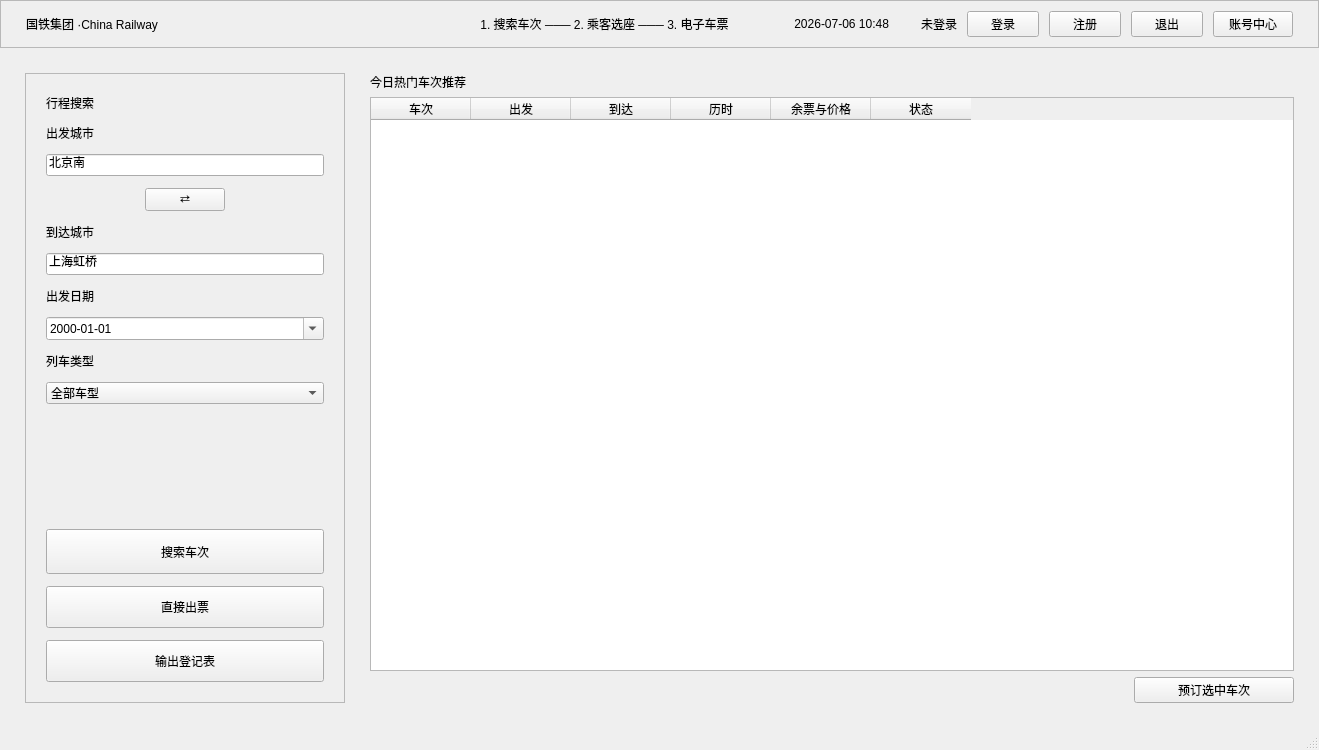
<?xml version="1.0" encoding="UTF-8"?>
<ui version="4.0">
 <class>MainWindow</class>
 <widget class="QMainWindow" name="MainWindow">
  <property name="geometry">
   <rect>
    <x>0</x>
    <y>0</y>
    <width>1319</width>
    <height>750</height>
   </rect>
  </property>
  <property name="windowTitle">
   <string>星轨快线 - 智能购票系统</string>
  </property>
  <widget class="QWidget" name="centralwidget">
   <layout class="QVBoxLayout" name="mainLayout">
    <property name="spacing">
     <number>0</number>
    </property>
    <property name="leftMargin">
     <number>0</number>
    </property>
    <property name="topMargin">
     <number>0</number>
    </property>
    <property name="rightMargin">
     <number>0</number>
    </property>
    <property name="bottomMargin">
     <number>0</number>
    </property>
    <item>
     <widget class="QFrame" name="headerFrame">
      <property name="frameShape">
       <enum>QFrame::Shape::StyledPanel</enum>
      </property>
      <property name="frameShadow">
       <enum>QFrame::Shadow::Raised</enum>
      </property>
      <layout class="QHBoxLayout" name="headerLayout">
       <property name="spacing">
        <number>10</number>
       </property>
       <property name="leftMargin">
        <number>25</number>
       </property>
       <property name="topMargin">
        <number>10</number>
       </property>
       <property name="rightMargin">
        <number>25</number>
       </property>
       <property name="bottomMargin">
        <number>10</number>
       </property>
       <item>
        <widget class="QLabel" name="titleLabel">
         <property name="minimumSize">
          <size>
           <width>340</width>
           <height>0</height>
          </size>
         </property>
         <property name="maximumSize">
          <size>
           <width>420</width>
           <height>16777215</height>
          </size>
         </property>
         <property name="text">
          <string>国铁集团 ·China Railway</string>
         </property>
        </widget>
       </item>
       <item>
        <spacer name="horizontalSpacer_2">
         <property name="orientation">
          <enum>Qt::Orientation::Horizontal</enum>
         </property>
         <property name="sizeHint" stdset="0">
          <size>
           <width>40</width>
           <height>20</height>
          </size>
         </property>
        </spacer>
       </item>
       <item>
        <widget class="QLabel" name="stepProgressLabel">
         <property name="minimumSize">
          <size>
           <width>0</width>
           <height>0</height>
          </size>
         </property>
         <property name="maximumSize">
          <size>
           <width>16777215</width>
           <height>16777215</height>
          </size>
         </property>
         <property name="text">
          <string>1. 搜索车次 ─── 2. 乘客选座 ─── 3. 电子车票</string>
         </property>
         <property name="alignment">
          <set>Qt::AlignmentFlag::AlignCenter</set>
         </property>
        </widget>
       </item>
       <item>
        <widget class="QLabel" name="timeLabel">
         <property name="minimumSize">
          <size>
           <width>150</width>
           <height>0</height>
          </size>
         </property>
         <property name="maximumSize">
          <size>
           <width>170</width>
           <height>16777215</height>
          </size>
         </property>
         <property name="text">
          <string>2026-07-06 10:48</string>
         </property>
         <property name="alignment">
          <set>Qt::AlignmentFlag::AlignRight|Qt::AlignmentFlag::AlignTrailing|Qt::AlignmentFlag::AlignVCenter</set>
         </property>
        </widget>
       </item>
       <item>
        <widget class="QLabel" name="accountStatusLabel">
         <property name="minimumSize">
          <size>
           <width>58</width>
           <height>0</height>
          </size>
         </property>
         <property name="maximumSize">
          <size>
           <width>130</width>
           <height>16777215</height>
          </size>
         </property>
         <property name="text">
          <string>未登录</string>
         </property>
         <property name="alignment">
          <set>Qt::AlignmentFlag::AlignRight|Qt::AlignmentFlag::AlignTrailing|Qt::AlignmentFlag::AlignVCenter</set>
         </property>
        </widget>
       </item>
       <item>
        <widget class="QPushButton" name="loginBtn">
         <property name="maximumSize">
          <size>
           <width>72</width>
           <height>42</height>
          </size>
         </property>
         <property name="text">
          <string>登录</string>
         </property>
        </widget>
       </item>
       <item>
        <widget class="QPushButton" name="registerBtn">
         <property name="maximumSize">
          <size>
           <width>72</width>
           <height>42</height>
          </size>
         </property>
         <property name="text">
          <string>注册</string>
         </property>
        </widget>
       </item>
       <item>
        <widget class="QPushButton" name="logoutBtn">
         <property name="maximumSize">
          <size>
           <width>72</width>
           <height>42</height>
          </size>
         </property>
         <property name="text">
          <string>退出</string>
         </property>
        </widget>
       </item>
       <item>
        <widget class="QPushButton" name="accountCenterBtn">
         <property name="maximumSize">
          <size>
           <width>104</width>
           <height>42</height>
          </size>
         </property>
         <property name="text">
          <string>账号中心</string>
         </property>
        </widget>
       </item>
      </layout>
     </widget>
    </item>
    <item>
     <widget class="QStackedWidget" name="stackedWidget">
      <widget class="QWidget" name="pageSearch">
       <layout class="QHBoxLayout" name="searchLayout">
        <property name="spacing">
         <number>25</number>
        </property>
        <property name="leftMargin">
         <number>25</number>
        </property>
        <property name="topMargin">
         <number>25</number>
        </property>
        <property name="rightMargin">
         <number>25</number>
        </property>
        <property name="bottomMargin">
         <number>25</number>
        </property>
        <item>
         <widget class="QFrame" name="queryPanel">
          <property name="minimumSize">
           <size>
            <width>320</width>
            <height>0</height>
           </size>
          </property>
          <property name="maximumSize">
           <size>
            <width>320</width>
            <height>16777215</height>
           </size>
          </property>
          <property name="frameShape">
           <enum>QFrame::Shape::StyledPanel</enum>
          </property>
          <property name="frameShadow">
           <enum>QFrame::Shadow::Raised</enum>
          </property>
          <layout class="QVBoxLayout" name="queryLayout">
           <property name="spacing">
            <number>12</number>
           </property>
           <property name="leftMargin">
            <number>20</number>
           </property>
           <property name="topMargin">
            <number>20</number>
           </property>
           <property name="rightMargin">
            <number>20</number>
           </property>
           <property name="bottomMargin">
            <number>20</number>
           </property>
           <item>
            <widget class="QLabel" name="panelTitle">
             <property name="text">
              <string>行程搜索</string>
             </property>
            </widget>
           </item>
           <item>
            <widget class="QLabel" name="lblFrom">
             <property name="text">
              <string>出发城市</string>
             </property>
            </widget>
           </item>
           <item>
            <widget class="QLineEdit" name="fromInput">
             <property name="text">
              <string>北京南</string>
             </property>
            </widget>
           </item>
           <item>
            <layout class="QHBoxLayout" name="swapLayout">
             <item>
              <spacer name="horizontalSpacer_3">
               <property name="orientation">
                <enum>Qt::Orientation::Horizontal</enum>
               </property>
               <property name="sizeHint" stdset="0">
                <size>
                 <width>40</width>
                 <height>20</height>
                </size>
               </property>
              </spacer>
             </item>
             <item>
              <widget class="QPushButton" name="swapBtn">
               <property name="text">
                <string>⇄</string>
               </property>
              </widget>
             </item>
             <item>
              <spacer name="horizontalSpacer_4">
               <property name="orientation">
                <enum>Qt::Orientation::Horizontal</enum>
               </property>
               <property name="sizeHint" stdset="0">
                <size>
                 <width>40</width>
                 <height>20</height>
                </size>
               </property>
              </spacer>
             </item>
            </layout>
           </item>
           <item>
            <widget class="QLabel" name="lblTo">
             <property name="text">
              <string>到达城市</string>
             </property>
            </widget>
           </item>
           <item>
            <widget class="QLineEdit" name="toInput">
             <property name="text">
              <string>上海虹桥</string>
             </property>
            </widget>
           </item>
           <item>
            <widget class="QLabel" name="lblDate">
             <property name="text">
              <string>出发日期</string>
             </property>
            </widget>
           </item>
           <item>
            <widget class="QDateEdit" name="dateInput">
             <property name="buttonSymbols">
              <enum>QAbstractSpinBox::ButtonSymbols::NoButtons</enum>
             </property>
             <property name="displayFormat">
              <string>yyyy-MM-dd</string>
             </property>
             <property name="calendarPopup">
              <bool>true</bool>
             </property>
            </widget>
           </item>
           <item>
            <widget class="QLabel" name="lblType">
             <property name="text">
              <string>列车类型</string>
             </property>
            </widget>
           </item>
           <item>
            <widget class="QComboBox" name="trainTypeCombo">
             <item>
              <property name="text">
               <string>全部车型</string>
              </property>
             </item>
             <item>
              <property name="text">
               <string>高铁动车 (G/D)</string>
              </property>
             </item>
             <item>
              <property name="text">
               <string>普铁快客 (Z/K)</string>
              </property>
             </item>
            </widget>
           </item>
           <item>
            <spacer name="verticalSpacer_1">
             <property name="orientation">
              <enum>Qt::Orientation::Vertical</enum>
             </property>
             <property name="sizeHint" stdset="0">
              <size>
               <width>20</width>
               <height>40</height>
              </size>
             </property>
            </spacer>
           </item>
           <item>
            <widget class="QPushButton" name="searchBtn">
             <property name="minimumSize">
              <size>
               <width>0</width>
               <height>45</height>
              </size>
             </property>
             <property name="text">
              <string>搜索车次</string>
             </property>
            </widget>
           </item>
           <item>
            <widget class="QPushButton" name="directTicketBtn">
             <property name="minimumSize">
              <size>
               <width>0</width>
               <height>42</height>
              </size>
             </property>
             <property name="text">
              <string>直接出票</string>
             </property>
            </widget>
           </item>
           <item>
            <widget class="QPushButton" name="manifestBtn">
             <property name="minimumSize">
              <size>
               <width>0</width>
               <height>42</height>
              </size>
             </property>
             <property name="text">
              <string>输出登记表</string>
             </property>
            </widget>
           </item>
          </layout>
         </widget>
        </item>
        <item>
         <widget class="QWidget" name="resultsContainer" native="true">
          <layout class="QVBoxLayout" name="resultsPanelLayout">
           <property name="leftMargin">
            <number>0</number>
           </property>
           <property name="topMargin">
            <number>0</number>
           </property>
           <property name="rightMargin">
            <number>0</number>
           </property>
           <property name="bottomMargin">
            <number>0</number>
           </property>
           <item>
            <widget class="QLabel" name="resultsTitleLabel">
             <property name="text">
              <string>今日热门车次推荐</string>
             </property>
            </widget>
           </item>
           <item>
            <widget class="QTableWidget" name="trainTable">
             <property name="editTriggers">
              <set>QAbstractItemView::EditTrigger::NoEditTriggers</set>
             </property>
             <property name="alternatingRowColors">
              <bool>true</bool>
             </property>
             <property name="selectionMode">
              <enum>QAbstractItemView::SelectionMode::SingleSelection</enum>
             </property>
             <property name="selectionBehavior">
              <enum>QAbstractItemView::SelectionBehavior::SelectRows</enum>
             </property>
             <attribute name="verticalHeaderVisible">
              <bool>false</bool>
             </attribute>
             <column>
              <property name="text">
               <string>车次</string>
              </property>
             </column>
             <column>
              <property name="text">
               <string>出发</string>
              </property>
             </column>
             <column>
              <property name="text">
               <string>到达</string>
              </property>
             </column>
             <column>
              <property name="text">
               <string>历时</string>
              </property>
             </column>
             <column>
              <property name="text">
               <string>余票与价格</string>
              </property>
             </column>
             <column>
              <property name="text">
               <string>状态</string>
              </property>
             </column>
            </widget>
           </item>
           <item>
            <layout class="QHBoxLayout" name="trainActionLayout">
             <item>
              <spacer name="trainActionSpacer">
               <property name="orientation">
                <enum>Qt::Orientation::Horizontal</enum>
               </property>
               <property name="sizeHint" stdset="0">
                <size>
                 <width>40</width>
                 <height>20</height>
                </size>
               </property>
              </spacer>
             </item>
             <item>
              <widget class="QPushButton" name="bookSelectedBtn">
               <property name="minimumSize">
                <size>
                 <width>160</width>
                 <height>0</height>
                </size>
               </property>
               <property name="text">
                <string>预订选中车次</string>
               </property>
              </widget>
             </item>
            </layout>
           </item>
          </layout>
         </widget>
        </item>
       </layout>
      </widget>
      <widget class="QWidget" name="pageBooking">
       <layout class="QVBoxLayout" name="bookingPageLayout">
        <property name="spacing">
         <number>20</number>
        </property>
        <property name="leftMargin">
         <number>25</number>
        </property>
        <property name="topMargin">
         <number>25</number>
        </property>
        <property name="rightMargin">
         <number>25</number>
        </property>
        <property name="bottomMargin">
         <number>10</number>
        </property>
        <item>
         <layout class="QHBoxLayout" name="bookingBodyLayout">
          <property name="spacing">
           <number>25</number>
          </property>
          <item>
           <widget class="QWidget" name="passengerWidget" native="true">
            <layout class="QVBoxLayout" name="passengerLayout">
             <property name="leftMargin">
              <number>0</number>
             </property>
             <property name="topMargin">
              <number>0</number>
             </property>
             <property name="rightMargin">
              <number>0</number>
             </property>
             <property name="bottomMargin">
              <number>0</number>
             </property>
             <item>
              <widget class="QLabel" name="passTitle">
               <property name="text">
                <string>添加乘客 (最多支持 5 人)</string>
               </property>
              </widget>
             </item>
             <item>
              <layout class="QHBoxLayout" name="passFormLayout">
               <property name="spacing">
                <number>8</number>
               </property>
               <item>
                <widget class="QLineEdit" name="newPassengerName">
                 <property name="maximumSize">
                  <size>
                   <width>110</width>
                   <height>16777215</height>
                  </size>
                 </property>
                 <property name="placeholderText">
                  <string>乘客姓名</string>
                 </property>
                </widget>
               </item>
               <item>
                <widget class="QLineEdit" name="newPassengerId">
                 <property name="placeholderText">
                  <string>身份证号 (18位)</string>
                 </property>
                </widget>
               </item>
               <item>
                <widget class="QComboBox" name="newPassengerSeatClass">
                 <property name="maximumSize">
                  <size>
                   <width>100</width>
                   <height>16777215</height>
                  </size>
                 </property>
                </widget>
               </item>
               <item>
                <widget class="QPushButton" name="addPassengerBtn">
                 <property name="text">
                  <string>添加</string>
                 </property>
                </widget>
               </item>
               <item>
                <widget class="QPushButton" name="removePassengerBtn">
                 <property name="text">
                  <string>删除选中</string>
                 </property>
                </widget>
               </item>
              </layout>
             </item>
             <item>
              <widget class="QTableWidget" name="passengerTable">
               <property name="editTriggers">
                <set>QAbstractItemView::EditTrigger::NoEditTriggers</set>
               </property>
               <property name="selectionBehavior">
                <enum>QAbstractItemView::SelectionBehavior::SelectRows</enum>
               </property>
               <attribute name="verticalHeaderVisible">
                <bool>false</bool>
               </attribute>
               <column>
                <property name="text">
                 <string>姓名</string>
                </property>
               </column>
               <column>
                <property name="text">
                 <string>证件号</string>
                </property>
               </column>
               <column>
                <property name="text">
                 <string>席别</string>
                </property>
               </column>
               <column>
                <property name="text">
                 <string>座位号</string>
                </property>
               </column>
              </widget>
             </item>
             <item>
              <widget class="QLabel" name="noticeLabel">
               <property name="text">
                <string>温馨提示：请点击右侧车厢座位图为您添加的乘客选座，每个乘客对应一个席别。</string>
               </property>
               <property name="wordWrap">
                <bool>true</bool>
               </property>
              </widget>
             </item>
             <item>
              <widget class="QLabel" name="trainMapTitle">
               <property name="text">
                <string>本次列车车厢总览</string>
               </property>
              </widget>
             </item>
             <item>
              <widget class="QTableWidget" name="carriageTable">
               <property name="minimumSize">
                <size>
                 <width>0</width>
                 <height>92</height>
                </size>
               </property>
               <property name="maximumSize">
                <size>
                 <width>16777215</width>
                 <height>120</height>
                </size>
               </property>
               <property name="editTriggers">
                <set>QAbstractItemView::EditTrigger::NoEditTriggers</set>
               </property>
               <property name="selectionMode">
                <enum>QAbstractItemView::SelectionMode::NoSelection</enum>
               </property>
               <property name="rowCount">
                <number>1</number>
               </property>
               <attribute name="horizontalHeaderVisible">
                <bool>false</bool>
               </attribute>
               <attribute name="verticalHeaderVisible">
                <bool>false</bool>
               </attribute>
               <row/>
              </widget>
             </item>
            </layout>
           </widget>
          </item>
          <item>
           <widget class="QFrame" name="cabinFrame">
            <property name="minimumSize">
             <size>
              <width>400</width>
              <height>0</height>
             </size>
            </property>
            <property name="maximumSize">
             <size>
              <width>400</width>
              <height>16777215</height>
             </size>
            </property>
            <property name="frameShape">
             <enum>QFrame::Shape::StyledPanel</enum>
            </property>
            <property name="frameShadow">
             <enum>QFrame::Shadow::Raised</enum>
            </property>
            <layout class="QVBoxLayout" name="cabinPanelLayout">
             <property name="spacing">
              <number>15</number>
             </property>
             <property name="leftMargin">
              <number>20</number>
             </property>
             <property name="topMargin">
              <number>20</number>
             </property>
             <property name="rightMargin">
              <number>20</number>
             </property>
             <property name="bottomMargin">
              <number>20</number>
             </property>
             <item>
              <widget class="QLabel" name="cabinTitle">
               <property name="text">
                <string>05车厢选座图</string>
               </property>
               <property name="alignment">
                <set>Qt::AlignmentFlag::AlignCenter</set>
               </property>
              </widget>
             </item>
             <item>
              <layout class="QHBoxLayout" name="legendLayout">
               <property name="spacing">
                <number>12</number>
               </property>
               <item>
                <widget class="QWidget" name="availableLegend" native="true">
                 <layout class="QHBoxLayout" name="availableLegendLayout">
                  <property name="spacing">
                   <number>5</number>
                  </property>
                  <property name="leftMargin">
                   <number>0</number>
                  </property>
                  <property name="topMargin">
                   <number>0</number>
                  </property>
                  <property name="rightMargin">
                   <number>0</number>
                  </property>
                  <property name="bottomMargin">
                   <number>0</number>
                  </property>
                  <item>
                   <widget class="QLabel" name="availableLegendSwatch">
                    <property name="minimumSize">
                     <size>
                      <width>16</width>
                      <height>16</height>
                     </size>
                    </property>
                    <property name="maximumSize">
                     <size>
                      <width>16</width>
                      <height>16</height>
                     </size>
                    </property>
                    <property name="styleSheet">
                     <string notr="true">background-color: #f3f4f6; border: 1px solid #d1d5db; border-radius: 3px;</string>
                    </property>
                    <property name="text">
                     <string/>
                    </property>
                   </widget>
                  </item>
                  <item>
                   <widget class="QLabel" name="availableLegendLabel">
                    <property name="text">
                     <string>可选</string>
                    </property>
                   </widget>
                  </item>
                 </layout>
                </widget>
               </item>
               <item>
                <widget class="QWidget" name="selectedLegend" native="true">
                 <layout class="QHBoxLayout" name="selectedLegendLayout">
                  <property name="spacing">
                   <number>5</number>
                  </property>
                  <property name="leftMargin">
                   <number>0</number>
                  </property>
                  <property name="topMargin">
                   <number>0</number>
                  </property>
                  <property name="rightMargin">
                   <number>0</number>
                  </property>
                  <property name="bottomMargin">
                   <number>0</number>
                  </property>
                  <item>
                   <widget class="QLabel" name="selectedLegendSwatch">
                    <property name="minimumSize">
                     <size>
                      <width>16</width>
                      <height>16</height>
                     </size>
                    </property>
                    <property name="maximumSize">
                     <size>
                      <width>16</width>
                      <height>16</height>
                     </size>
                    </property>
                    <property name="styleSheet">
                     <string notr="true">background-color: #0ea5e9; border: 1px solid #0ea5e9; border-radius: 3px;</string>
                    </property>
                    <property name="text">
                     <string/>
                    </property>
                   </widget>
                  </item>
                  <item>
                   <widget class="QLabel" name="selectedLegendLabel">
                    <property name="text">
                     <string>已选</string>
                    </property>
                   </widget>
                  </item>
                 </layout>
                </widget>
               </item>
               <item>
                <widget class="QWidget" name="occupiedLegend" native="true">
                 <layout class="QHBoxLayout" name="occupiedLegendLayout">
                  <property name="spacing">
                   <number>5</number>
                  </property>
                  <property name="leftMargin">
                   <number>0</number>
                  </property>
                  <property name="topMargin">
                   <number>0</number>
                  </property>
                  <property name="rightMargin">
                   <number>0</number>
                  </property>
                  <property name="bottomMargin">
                   <number>0</number>
                  </property>
                  <item>
                   <widget class="QLabel" name="occupiedLegendSwatch">
                    <property name="minimumSize">
                     <size>
                      <width>16</width>
                      <height>16</height>
                     </size>
                    </property>
                    <property name="maximumSize">
                     <size>
                      <width>16</width>
                      <height>16</height>
                     </size>
                    </property>
                    <property name="styleSheet">
                     <string notr="true">background-color: #e5e7eb; border: 1px solid #e5e7eb; border-radius: 3px;</string>
                    </property>
                    <property name="text">
                     <string/>
                    </property>
                   </widget>
                  </item>
                  <item>
                   <widget class="QLabel" name="occupiedLegendLabel">
                    <property name="text">
                     <string>已占用</string>
                    </property>
                   </widget>
                  </item>
                 </layout>
                </widget>
               </item>
              </layout>
             </item>
             <item>
              <widget class="QTableWidget" name="seatTable">
               <property name="editTriggers">
                <set>QAbstractItemView::EditTrigger::NoEditTriggers</set>
               </property>
               <property name="selectionMode">
                <enum>QAbstractItemView::SelectionMode::NoSelection</enum>
               </property>
               <property name="rowCount">
                <number>6</number>
               </property>
               <property name="columnCount">
                <number>6</number>
               </property>
               <attribute name="horizontalHeaderVisible">
                <bool>true</bool>
               </attribute>
               <attribute name="horizontalHeaderDefaultSectionSize">
                <number>55</number>
               </attribute>
               <attribute name="verticalHeaderVisible">
                <bool>true</bool>
               </attribute>
               <attribute name="verticalHeaderDefaultSectionSize">
                <number>46</number>
               </attribute>
               <row/>
               <row/>
               <row/>
               <row/>
               <row/>
               <row/>
               <column>
                <property name="text">
                 <string>A</string>
                </property>
               </column>
               <column>
                <property name="text">
                 <string>B</string>
                </property>
               </column>
               <column>
                <property name="text">
                 <string>C</string>
                </property>
               </column>
               <column>
                <property name="text">
                 <string>过道</string>
                </property>
               </column>
               <column>
                <property name="text">
                 <string>D</string>
                </property>
               </column>
               <column>
                <property name="text">
                 <string>F</string>
                </property>
               </column>
              </widget>
             </item>
            </layout>
           </widget>
          </item>
         </layout>
        </item>
        <item>
         <widget class="QFrame" name="summaryBar">
          <property name="minimumSize">
           <size>
            <width>0</width>
            <height>60</height>
           </size>
          </property>
          <property name="frameShape">
           <enum>QFrame::Shape::StyledPanel</enum>
          </property>
          <property name="frameShadow">
           <enum>QFrame::Shadow::Raised</enum>
          </property>
          <layout class="QHBoxLayout" name="summaryLayout">
           <property name="leftMargin">
            <number>25</number>
           </property>
           <property name="topMargin">
            <number>10</number>
           </property>
           <property name="rightMargin">
            <number>25</number>
           </property>
           <property name="bottomMargin">
            <number>10</number>
           </property>
           <item>
            <widget class="QLabel" name="summaryTrainLabel">
             <property name="text">
              <string/>
             </property>
            </widget>
           </item>
           <item>
            <spacer name="horizontalSpacer_5">
             <property name="orientation">
              <enum>Qt::Orientation::Horizontal</enum>
             </property>
             <property name="sizeHint" stdset="0">
              <size>
               <width>40</width>
               <height>20</height>
              </size>
             </property>
            </spacer>
           </item>
           <item>
            <widget class="QLabel" name="summaryPriceLabel">
             <property name="text">
              <string>总计: ¥0.00</string>
             </property>
            </widget>
           </item>
           <item>
            <spacer name="horizontalSpacer_6">
             <property name="orientation">
              <enum>Qt::Orientation::Horizontal</enum>
             </property>
             <property name="sizeHint" stdset="0">
              <size>
               <width>20</width>
               <height>20</height>
              </size>
             </property>
            </spacer>
           </item>
           <item>
            <widget class="QPushButton" name="backBtn">
             <property name="text">
              <string>返回修改</string>
             </property>
            </widget>
           </item>
           <item>
            <widget class="QPushButton" name="confirmBookingBtn">
             <property name="text">
              <string>确认支付</string>
             </property>
            </widget>
           </item>
          </layout>
         </widget>
        </item>
       </layout>
      </widget>
      <widget class="QWidget" name="pageTicket">
       <layout class="QVBoxLayout" name="ticketPageLayout">
        <property name="spacing">
         <number>20</number>
        </property>
        <property name="leftMargin">
         <number>25</number>
        </property>
        <property name="topMargin">
         <number>25</number>
        </property>
        <property name="rightMargin">
         <number>25</number>
        </property>
        <property name="bottomMargin">
         <number>25</number>
        </property>
        <item>
         <widget class="QWidget" name="bannerWidget" native="true">
          <layout class="QVBoxLayout" name="bannerLayout">
           <property name="spacing">
            <number>8</number>
           </property>
           <item>
            <widget class="QLabel" name="successIcon">
             <property name="text">
              <string>✔</string>
             </property>
             <property name="alignment">
              <set>Qt::AlignmentFlag::AlignCenter</set>
             </property>
            </widget>
           </item>
           <item>
            <widget class="QLabel" name="successText">
             <property name="text">
              <string>支付成功！您的电子车票已成功出票</string>
             </property>
             <property name="alignment">
              <set>Qt::AlignmentFlag::AlignCenter</set>
             </property>
            </widget>
           </item>
          </layout>
         </widget>
        </item>
        <item>
         <widget class="QTableWidget" name="ticketTable">
          <property name="editTriggers">
           <set>QAbstractItemView::EditTrigger::NoEditTriggers</set>
          </property>
          <property name="alternatingRowColors">
           <bool>true</bool>
          </property>
          <property name="selectionMode">
           <enum>QAbstractItemView::SelectionMode::NoSelection</enum>
          </property>
          <attribute name="verticalHeaderVisible">
           <bool>false</bool>
          </attribute>
          <column>
           <property name="text">
            <string>乘车人</string>
           </property>
          </column>
          <column>
           <property name="text">
            <string>车次</string>
           </property>
          </column>
          <column>
           <property name="text">
            <string>行程</string>
           </property>
          </column>
          <column>
           <property name="text">
            <string>日期</string>
           </property>
          </column>
          <column>
           <property name="text">
            <string>时间</string>
           </property>
          </column>
          <column>
           <property name="text">
            <string>席别</string>
           </property>
          </column>
          <column>
           <property name="text">
            <string>座位</string>
           </property>
          </column>
          <column>
           <property name="text">
            <string>电子码</string>
           </property>
          </column>
          <column>
           <property name="text">
            <string>状态</string>
           </property>
          </column>
         </widget>
        </item>
        <item>
         <layout class="QHBoxLayout" name="ticketFooter">
          <item>
           <spacer name="horizontalSpacer_7">
            <property name="orientation">
             <enum>Qt::Orientation::Horizontal</enum>
            </property>
            <property name="sizeHint" stdset="0">
             <size>
              <width>40</width>
              <height>20</height>
             </size>
            </property>
           </spacer>
          </item>
          <item>
           <widget class="QPushButton" name="refundBtn">
            <property name="minimumSize">
             <size>
              <width>120</width>
              <height>0</height>
             </size>
            </property>
            <property name="text">
             <string>退票</string>
            </property>
           </widget>
          </item>
          <item>
           <widget class="QPushButton" name="changeTicketBtn">
            <property name="minimumSize">
             <size>
              <width>120</width>
              <height>0</height>
             </size>
            </property>
            <property name="text">
             <string>改签</string>
            </property>
           </widget>
          </item>
          <item>
           <widget class="QPushButton" name="doneBtn">
            <property name="minimumSize">
             <size>
              <width>200</width>
              <height>0</height>
             </size>
            </property>
            <property name="text">
             <string>返回首页</string>
            </property>
           </widget>
          </item>
          <item>
           <spacer name="horizontalSpacer_8">
            <property name="orientation">
             <enum>Qt::Orientation::Horizontal</enum>
            </property>
            <property name="sizeHint" stdset="0">
             <size>
              <width>40</width>
              <height>20</height>
             </size>
            </property>
           </spacer>
          </item>
         </layout>
        </item>
       </layout>
      </widget>
      <widget class="QWidget" name="pageAccount">
       <layout class="QVBoxLayout" name="accountPageLayout">
        <property name="spacing">
         <number>18</number>
        </property>
        <property name="leftMargin">
         <number>25</number>
        </property>
        <property name="topMargin">
         <number>25</number>
        </property>
        <property name="rightMargin">
         <number>25</number>
        </property>
        <property name="bottomMargin">
         <number>25</number>
        </property>
        <item>
         <widget class="QLabel" name="accountCenterTitle">
          <property name="text">
           <string>账号中心</string>
          </property>
         </widget>
        </item>
        <item>
         <widget class="QLabel" name="accountSummaryLabel">
          <property name="text">
           <string>请先登录账号</string>
          </property>
         </widget>
        </item>
        <item>
         <widget class="QTableWidget" name="accountOrderTable">
          <property name="editTriggers">
           <set>QAbstractItemView::EditTrigger::NoEditTriggers</set>
          </property>
          <property name="alternatingRowColors">
           <bool>true</bool>
          </property>
          <property name="selectionMode">
           <enum>QAbstractItemView::SelectionMode::NoSelection</enum>
          </property>
          <attribute name="verticalHeaderVisible">
           <bool>false</bool>
          </attribute>
          <column>
           <property name="text">
            <string>乘车人</string>
           </property>
          </column>
          <column>
           <property name="text">
            <string>车次</string>
           </property>
          </column>
          <column>
           <property name="text">
            <string>行程</string>
           </property>
          </column>
          <column>
           <property name="text">
            <string>日期</string>
           </property>
          </column>
          <column>
           <property name="text">
            <string>时间</string>
           </property>
          </column>
          <column>
           <property name="text">
            <string>席别</string>
           </property>
          </column>
          <column>
           <property name="text">
            <string>座位</string>
           </property>
          </column>
          <column>
           <property name="text">
            <string>电子码</string>
           </property>
          </column>
          <column>
           <property name="text">
            <string>状态</string>
           </property>
          </column>
         </widget>
        </item>
        <item>
         <layout class="QHBoxLayout" name="accountFooter">
          <item>
           <spacer name="accountFooterSpacer">
            <property name="orientation">
             <enum>Qt::Orientation::Horizontal</enum>
            </property>
            <property name="sizeHint" stdset="0">
             <size>
              <width>40</width>
              <height>20</height>
             </size>
            </property>
           </spacer>
          </item>
          <item>
           <widget class="QPushButton" name="accountRefundBtn">
            <property name="minimumSize">
             <size>
              <width>120</width>
              <height>0</height>
             </size>
            </property>
            <property name="text">
             <string>退票</string>
            </property>
           </widget>
          </item>
          <item>
           <widget class="QPushButton" name="accountChangeTicketBtn">
            <property name="minimumSize">
             <size>
              <width>120</width>
              <height>0</height>
             </size>
            </property>
            <property name="text">
             <string>改签</string>
            </property>
           </widget>
          </item>
          <item>
           <widget class="QPushButton" name="accountBackHomeBtn">
            <property name="minimumSize">
             <size>
              <width>160</width>
              <height>0</height>
             </size>
            </property>
            <property name="text">
             <string>返回首页</string>
            </property>
           </widget>
          </item>
         </layout>
        </item>
       </layout>
      </widget>
     </widget>
    </item>
   </layout>
  </widget>
  <widget class="QMenuBar" name="menubar">
   <property name="geometry">
    <rect>
     <x>0</x>
     <y>0</y>
     <width>1319</width>
     <height>37</height>
    </rect>
   </property>
  </widget>
  <widget class="QStatusBar" name="statusbar"/>
 </widget>
 <resources/>
 <connections/>
</ui>
